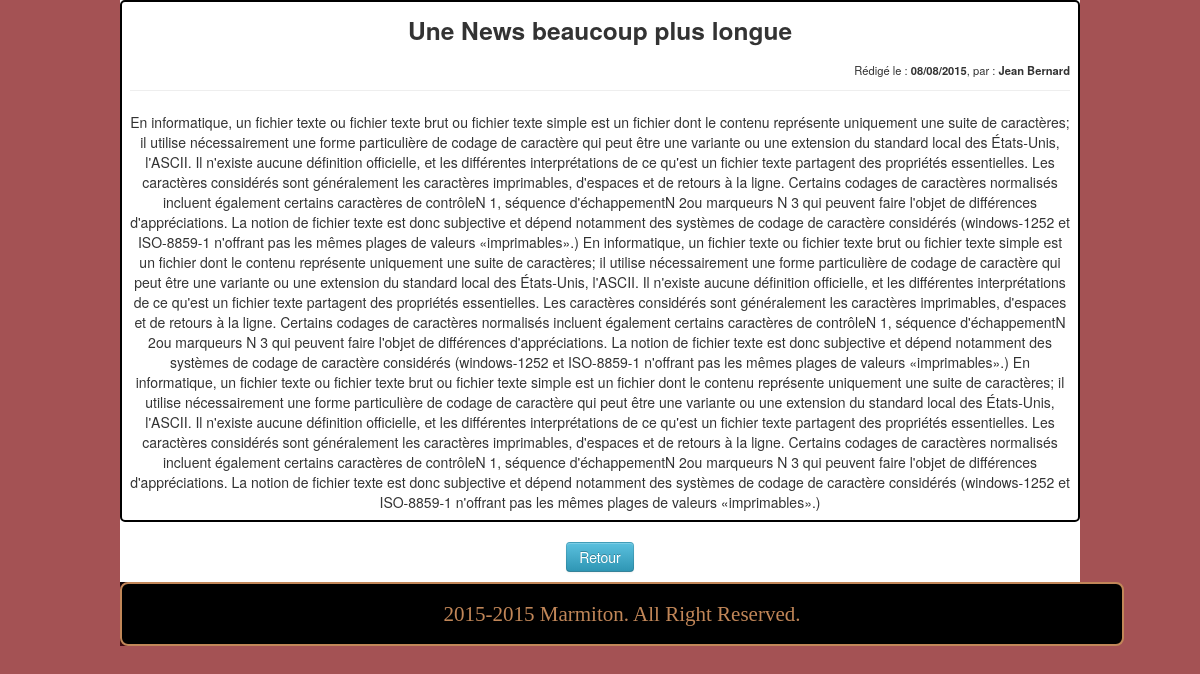
The app's page /View/lecture.php?news=2 with its own data.
### tables this page shows
CREATE TABLE IF NOT EXISTS `news` (
  `id` int(11) NOT NULL AUTO_INCREMENT,
  `title` varchar(255) NOT NULL,
  `text` text NOT NULL,
  `author` varchar(20) NOT NULL,
  `date` date NOT NULL,
  PRIMARY KEY (`id`)
);

### View/lecture.php (the view)
<?php
include '../Include/header.php';
	echo'<section><div id="article">';
	if(isset($_GET['news']))
	{
$newsId = $_GET['news'];
		try
	{
		$bdd = new PDO('mysql:host=localhost;dbname=marmiton', 'root', '');
	}
		catch(Exception $e)
	{
        die('Erreur : '.$e->getMessage());
	}
	$bdd->query('SET NAMES UTF8');
	$lanews = $bdd->prepare('SELECT * FROM news WHERE id = :leid');
	$lanews->execute(array('leid'=>$newsId) );
if($bool = $lanews->fetch())
{
	$DateDeLaNews = preg_replace('#([0-9]{4})-([0-9]{2})-([0-9]{2})#', '$3/$2/$1', $bool['date']);
	echo '<div id="news"> <div id="titrenews"> <h3>' . $bool['title'].'</h3> </div> <br \>';
	echo '	<div id="infonews">Rédigé le : <strong>'.$DateDeLaNews.'</strong>, par : <strong>'.$bool['author'].'</strong> </div> <hr /> ';
	echo ' <textenews>'.$bool['text'].'</textenews>';
	echo ' </div>';
}
else
{
	echo 'Cette news n\'existe pas !!<br \>';
}
}
else
{
	echo 'Aucune news n\'a été choisie !<br \>';
}
	echo '<button type="button" class="btn btn-info" onclick="retourIndex()">Retour</button>';
	echo '</div></section>';
include '../Include/footer.php';
?>

### View/css/mein.css (style rules this page uses)
body { background-color: #A45254; }
#article { background-color: white; text-align: center; }
#news { border: 2px solid black; padding : 8px; margin-bottom : 10px; border-radius: 5px; }
#titrenews { padding : -35px; margin-top: -10px; margin-bottom: -10px; }
#infonews { font-size : 0.8em; float : right; margin-top : -10px; }

### records on screen
news: title "Une News beaucoup plus longue", date "08/08/2015", author "Jean Bernard", text "En informatique, un fichier texte ou fichier texte brut ou fichier texte simple est un fichier dont le contenu représente uniquement une suite de caractères; il utilise nécessairement une forme particulière de codage de caractère qui peut être une variante ou une extension du standard local des États-Unis, l'ASCII. Il n'existe aucune définition officielle, et les différentes interprétations de ce qu'est un fichier texte partagent des propriétés essentielles. Les caractères considérés sont généralement les caractères imprimables, d'espaces et de retours à la ligne. Certains codages de caractères normalisés incluent également certains caractères de contrôleN 1, séquence d'échappementN 2ou…"
